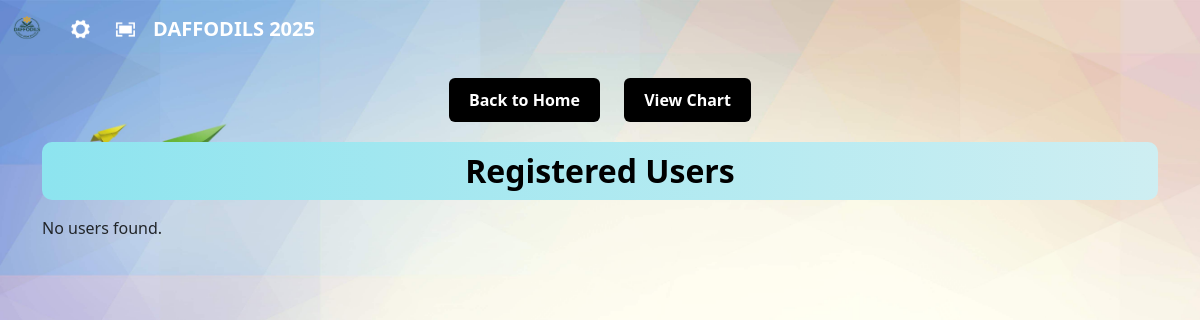
The page /users-list/ (signed in) on the database as committed earlier.
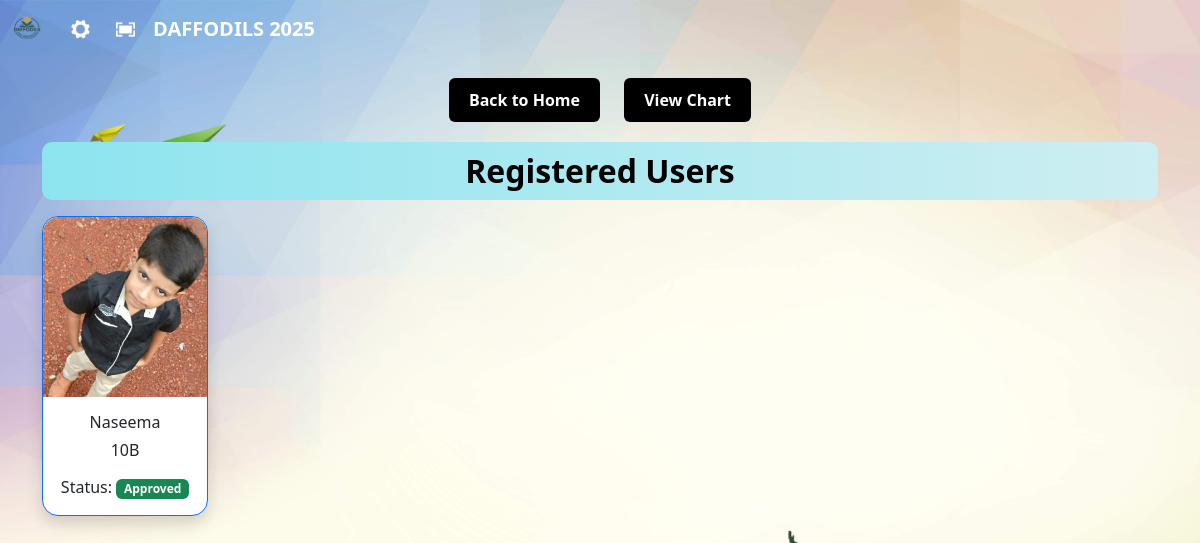
The same page on the database as committed later.
### userapp/models.py (models this page shows)
class UserProfile(models.Model):
    user = models.OneToOneField(User, on_delete=models.CASCADE)
    phone = models.CharField(max_length=15, unique=True ,default='+91')
    batch = models.CharField(max_length=20, choices=[
        ('10A', '10A'), ('10B', '10B'), ('10C', '10C'), ('10D', '10D')
    ])
    n_adult = models.PositiveIntegerField(null=True, blank=True, default=0)
    n_child = models.PositiveIntegerField(null=True, blank=True , default=0)
    photo = models.ImageField(upload_to='user_photos/', blank=True, null=True)
    is_approved = models.BooleanField(default=False)

### manager/views.py (the view)
# urls.py: path('users-list/', views.users_list, name='users list'),
@daffodils_required
def users_list(request):
    users = UserProfile.objects.all().order_by('is_approved', 'batch')
    return render(request, 'users_list.html', {'users': users})

### manager/views.py (called while the page is built)
def daffodils_required(view_func):
    @wraps(view_func)
    @login_required
    def _wrapped_view(request, *args, **kwargs):
        if request.user.username == 'daffodils':
            return view_func(request, *args, **kwargs)
        return HttpResponseForbidden("Access denied: You are not authorized to view this page.")
    return _wrapped_view

### templates/users_list.html (shortened to what this page needs)
{% extends 'blank_layout.html' %}
{% load static %}
{% block content %}
<div class="nav-container">
    <a href="{% url 'dashboard' %}" class="nav-button">Back to Home</a>
    <a href="{% url 'table' %}" class="nav-button">View Chart</a>
</div>
<div class="container">
    <h2 class="text-center nav-button1">Registered Users</h2>
    <div class="row pt-2">
        {% for profile in users %}
        <div class="col-6 col-md-2 mb-3">
            <div class="card border-primary shadow rounded-4"
                style="height: 300px; display: flex; flex-direction: column;">
                <a href="{% url 'edit_user_profile' profile.id %}">
                    {% if profile.photo %}
                    <img src="{{ profile.photo.url }}" class="card-img-top rounded-top-4"
                        style="height: 180px; object-fit: cover;" alt="User Photo">
                    {% else %}
                    <img src="{% static 'images/prp.png' %}" class="card-img-top rounded-top-4"
                        style="height: 180px; object-fit: cover;" alt="Default Photo">
                    {% endif %}
                </a>
                <div class="card-body text-center"
                    style="flex-grow: 1; display: flex; flex-direction: column; justify-content: center;">
                    <h6 class="card-title"
                        style="height: 20px; white-space: nowrap; overflow: hidden; text-overflow: ellipsis;">
                        {{ profile.user.get_full_name|default:profile.user.username }}
                    </h6>
                    <h6 class="card-title"
                        style="height: 20px; white-space: nowrap; overflow: hidden; text-overflow: ellipsis;">
                        {{ profile.batch }}
                    </h6>
                    <p class="card-text mt-auto">
                        Status:
                        {% if profile.is_approved %}
                        <span class="badge bg-success">Approved</span>
                        {% else %}
                        <a href="{% url 'approve_user' profile.id %}" style="color: rgb(255, 255, 255);"
                            class="badge bg-danger mt-2">
                            pending
                        </a>
                        {% endif %}
                    </p>
                </div>
            </div>
        </div>
        {% empty %}
        <p>No users found.</p>
        {% endfor %}
    </div>
</div>
{% endblock %}

### templates/blank_layout.html (shortened to what this page needs)
{% load static %}
{% include 'navbar.html' %}
{% block content %}{% endblock %}
{% load django_browser_reload %}

### templates/navbar.html (shortened to what this page needs)
{% load static %}
<!doctype html>
<html lang="en">
<head>
    <link href="https://cdn.jsdelivr.net/npm/bootstrap@5.3.0-alpha1/dist/css/bootstrap.min.css" rel="stylesheet">
</head>
<body class="bgimg">
    <header>
        <nav class="navbar navbar-expand-lg bg-transparent">
            <div class="container-fluid">
                <a class="navbar-brand text-white fw-bold" href="{% url 'dashboard' %}">
                    <img style="width: 30px; height: 30px; padding-bottom: 5px;" src="{% static 'images/bpl.png' %}"
                        alt="">
                </a>
                <div class="collapse navbar-collapse" id="navbarNavAltMarkup">
                    <div class="navbar-nav">
                        <a class="nav-link nb" href="{% url 'home' %}"></a>
                        <a class="nav-link nb1" href="#" onclick="openFullScreen()"></a>
                        <div class="txt"><a style="text-decoration: none; color: white;" href="#">DAFFODILS 2025</a>
                        </div>
                    </div>
                </div>
            </div>
        </nav>
    </header>
</body>
</html>

### templates/users_list.html (style rules this page uses)
.nav-container { text-align: center; margin: 20px 0; }
.nav-button { display: inline-block; background-color: #000000; color: white; padding: 10px 20px; margin: 0 10px; text-decoration: none; border-radius: 6px; font-weight: bold; transition: background-color 0.3s ease; }
.nav-button1 { align-items: center; background: linear-gradient(to right, #8de4ef, #ceeef2); color: rgb(0, 0, 0); padding: 10px 20px; text-decoration: none; border-radius: 10px; font-weight: bold; transition: background-color 0.3s ease; }

Rows that differ between the two databases and show on the page:
added UserProfile: photo (picture), user.get_full_name "Naseema", batch "10B", is_approved "Approved"
Other text that changed with them:
text no longer shown: "No users found."
